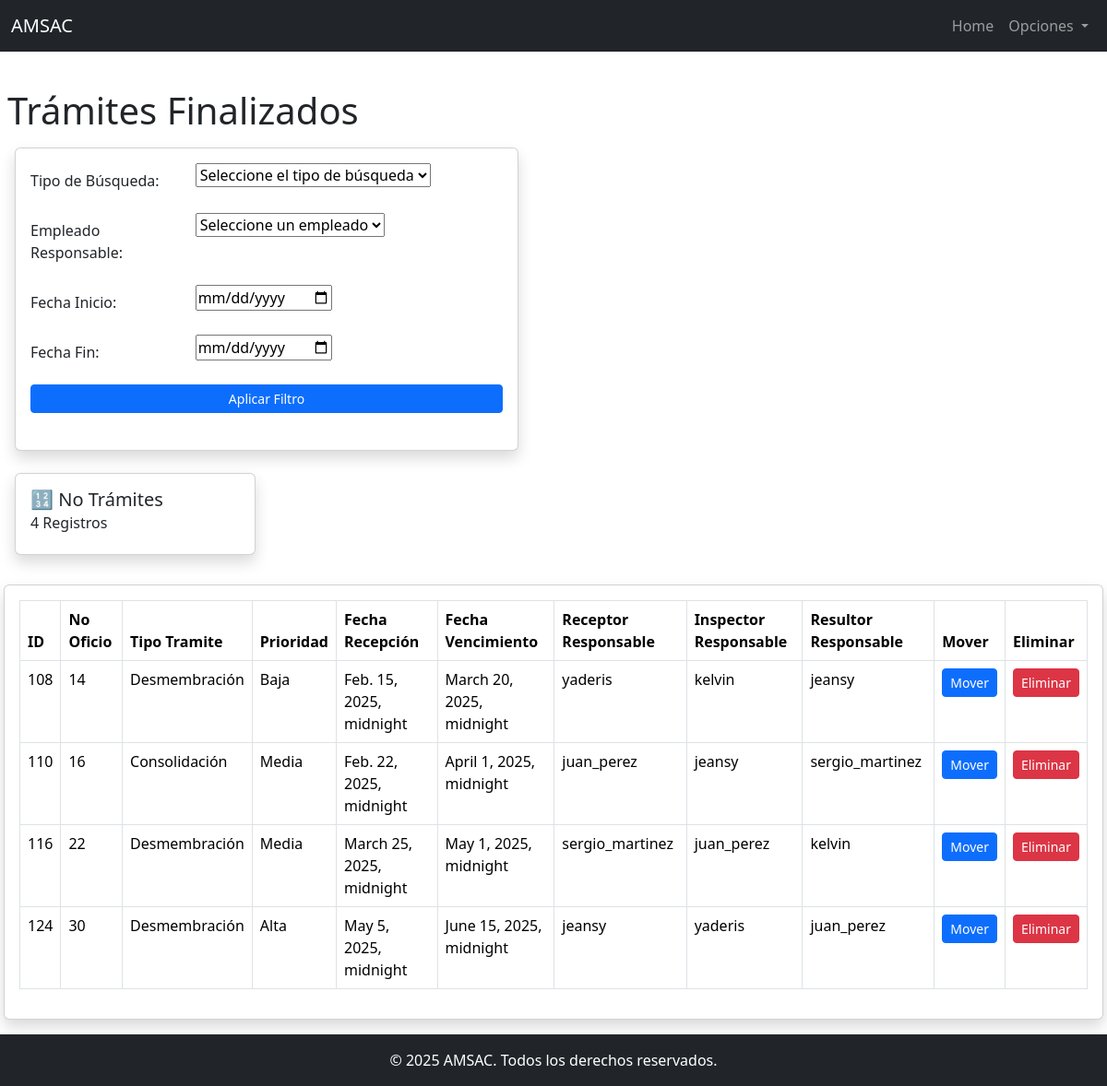
Screenshot of /bandeja_finalizados/ (signed in) with the database file from the repository.
### app_catastro_inmuebles_01/models.py (models this page shows, shortened)
class Tramite(models.Model):
    ESTADO_CHOICES = [
        ('Recepción', 'Recepción'),
        ('Inspección', 'Inspección'),
        ('Resolución', 'Resolución'),
        ('Finalizado', 'Finalizado'),
        ('Pendiente Subsano', 'Pendiente Subsano'),
        ('Inspección Proyecto', 'Inspección Proyecto'),
        ('Resolución Proyecto', 'Resolución Proyecto'),
    ]
    no_oficio = models.CharField(max_length=50)
    fecha_recepcion = models.DateTimeField()
    fecha_vencimiento = models.DateTimeField()
    prioridad = models.CharField(max_length=10, choices=[('alta', 'Alta'), ('media', 'Media'), ('baja', 'Baja')])
    tramite_tipo = models.CharField(max_length=20, choices=[('inscripcion', 'Inscripción'), ('desmembracion', 'Desmembración'),
                                                            ('consolidacion', 'Consolidación'), ('comprobante', 'Comprobante')])
    receptor_responsable = models.ForeignKey(Usuario, on_delete=models.SET_NULL, null=True, related_name='receptor_responsable')
    inspector_responsable = models.ForeignKey(Usuario, on_delete=models.SET_NULL, null=True, related_name='inspector_responsable')
    resultor_responsable = models.ForeignKey(Usuario, on_delete=models.SET_NULL, null=True, blank=True, related_name='resultor_responsable')
    lider_proyecto = models.ForeignKey(Usuario, on_delete=models.SET_NULL, null=True, blank=True, related_name='lider_proyecto')
    sub_lider_proyecto = models.ForeignKey(Usuario, on_delete=models.SET_NULL, null=True, blank=True, related_name='sub_lider_proyecto')
    resultor_proyecto = models.ForeignKey(Usuario, on_delete=models.SET_NULL, null=True, blank=True, related_name='resultor_proyecto')
    etapa = models.ForeignKey(Etapa, on_delete=models.CASCADE)
    fecha_movimiento = models.DateTimeField(auto_now=True)  # Fecha en que el trámite cambia de etapa
    comentarios = models.TextField(blank=True, null=True)
    delegado_a = models.ForeignKey(Usuario, on_delete=models.SET_NULL, null=True, related_name='delegado_a')

class Usuario(AbstractUser):
    ROLES = [
        ('recepcionista', 'Recepcionista'),
        ('inspector', 'Inspector'),
        ('resultor', 'Resultor'),
        ('lider_proyecto', 'Líder de Proyecto'),
        ('sub_lider_proyecto', 'Sub Líder de Proyecto'),
        ('resultor_proyecto', 'Resultor de Proyecto'),
    ]
    rol = models.CharField(max_length=20, choices=ROLES, null=True, blank=True)
    def __str__(self):
        return f"{self.username}"  # Para mostrar el rol del usuario agregar ({self.get_rol_display()})

### app_catastro_inmuebles_01/views.py (the view)
# urls.py: path('bandeja_finalizados/', views.bandeja_finalizados, name='bandeja_finalizados'),
@login_required
def bandeja_finalizados(request):
    tramites = Tramite.objects.filter(etapa__nombre="Finalizado")
    etapas = Etapa.objects.all()  # Obtener todas las etapas disponibles
    if request.method == 'GET':
        form = FiltroTramitesForm(request.GET)
        if form.is_valid():
            tramites = form.filter_tramites(tramites)
    else:
        form = FiltroTramitesForm()
    tramites_totales = len(tramites)
    context = {
        'etapas': etapas,
        'tramites': tramites,
        'tramites_totales': tramites_totales,
        'form': form,
    }
    return render(request, 'app_catastro_inmuebles_01/bandeja_finalizados.html', context)

### app_catastro_inmuebles_01/forms.py (called while the page is built, shortened)
    def filter_tramites(self, queryset):
        tipo_busqueda = self.cleaned_data.get('tipo_busqueda')
        empleado_id = self.cleaned_data.get('empleado')
        fecha_inicio = self.cleaned_data.get('fecha_inicio')
        fecha_fin = self.cleaned_data.get('fecha_fin')
        if fecha_inicio:
            queryset = queryset.filter(fecha_vencimiento__gte=fecha_inicio)
        if fecha_fin:
            queryset = queryset.filter(fecha_vencimiento__lte=fecha_fin)
        return queryset

### app_catastro_inmuebles_01/templates/app_catastro_inmuebles_01/bandeja_finalizados.html (shortened to what this page needs)
{% extends 'base.html' %}
{% block content %}
    <h1 class="ms-2">Trámites Finalizados</h1>
    <div class="container mb-3 mt-3 ms-1 me-1">
        <div class="row">
            <div class="col-12 col-md-6">
                <div class="card shadow">
                    <div class="card-body">
                        <form method="GET" class="mb-4">
                            <div class="mb-3">
                                {% for field in form %}
                                    <div class="row mb-3">
                                        <label class="col-sm-4 col-form-label">{{ field.label_tag }}</label>
                                        <div class="col-sm-8">
                                            {{ field }}
                                        </div>
                                    </div>
                                {% endfor %}
                            </div>
                            <div class="d-grid">
                                <button type="submit" class="btn btn-primary btn-sm">Aplicar Filtro</button>
                            </div>
                        </form>
                    </div>
                </div>
            </div>
        </div>
    </div>
    <div class="container mb-3 mt-4 ms-1 me-1">
        <div class="row">
            <div class="col-12 col-md-3 mb-3">
                <div class="card shadow ">
                    <div class="card-body">
                        <h5 class="card-title">
                            <span>🔢</span> No Trámites
                        </h5>
                        <h6 class="card-subtitle mb-2 font-weight-bold">
                            {{ tramites_totales }} Registros
                        </h6>
                    </div>
                </div>
            </div>
        </div>
    </div>
    <div class="Container mb-3 mt-1 ms-1 me-1">
        <div class="card shadow">
            <div class="card-body">
                <table class="table table-bordered">
                    <thead>
                        <tr>
                            <th scope="col">ID</th>
                            <th scope="col">No Oficio</th>
                            <th scope="col">Tipo Tramite</th>
                            <th scope="col">Prioridad</th>
                            <th scope="col">Fecha Recepción</th>
                            <th scope="col">Fecha Vencimiento</th>
                            <th scope="col">Receptor Responsable</th>
                            <th scope="col">Inspector Responsable</th>
                            <th scope="col">Resultor Responsable</th>
                            <th scope="col">Mover</th>
                            <th scope="col">Eliminar</th>
                        </tr>
                    </thead>
                    <tbody>
                        {% for tramite in tramites %}
                            <tr>
                                <td>{{ tramite.id }}</td>
                                <td>{{ tramite.no_oficio }}</td>
                                <td>{{ tramite.tramite_tipo }}</td>
                                <td>{{ tramite.prioridad }}</td>
                                <td>{{ tramite.fecha_recepcion }}</td>
                                <td>{{ tramite.fecha_vencimiento }}</td>
                                <td>{{ tramite.receptor_responsable }}</td>
                                <td>{{ tramite.inspector_responsable }} </td>
                                <td>{{ tramite.resultor_responsable }} </td>
                                <td>
                                    <button class="btn btn-primary btn-sm" data-bs-toggle="modal" data-bs-target="#modal{{ tramite.id }}">Mover</button>
                                </td>
                                <td><button class="btn btn-danger btn-sm">Eliminar</button></td>
                            </tr>
                        {% endfor %}
                    </tbody>
                </table>
            </div>
        </div>
    </div>
{% endblock %}

### rows the page displays
Tramite: id "108", no_oficio "14", tramite_tipo "Desmembración", prioridad "Baja", fecha_recepcion "Feb. 15, 2025, midnight", fecha_vencimiento "March 20, 2025, midnight", receptor_responsable "yaderis", inspector_responsable "kelvin", resultor_responsable "jeansy"
Tramite: id "110", no_oficio "16", tramite_tipo "Consolidación", prioridad "Media", fecha_recepcion "Feb. 22, 2025, midnight", fecha_vencimiento "April 1, 2025, midnight", receptor_responsable "juan_perez", inspector_responsable "jeansy", resultor_responsable "sergio_martinez"
Tramite: id "116", no_oficio "22", tramite_tipo "Desmembración", prioridad "Media", fecha_recepcion "March 25, 2025, midnight", fecha_vencimiento "May 1, 2025, midnight", receptor_responsable "sergio_martinez", inspector_responsable "juan_perez", resultor_responsable "kelvin"
Tramite: id "124", no_oficio "30", tramite_tipo "Desmembración", prioridad "Alta", fecha_recepcion "May 5, 2025, midnight", fecha_vencimiento "June 15, 2025, midnight", receptor_responsable "jeansy", inspector_responsable "yaderis", resultor_responsable "juan_perez"

### other values shown
{{ field.label_tag }} "Tipo de Búsqueda:" "Empleado Responsable:" "Fecha Inicio:" "Fecha Fin:"
{{ tramites_totales }} "4"
